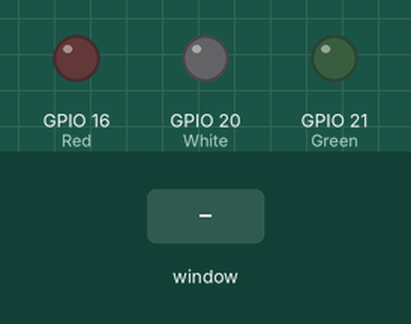
Bench run of a program on a simulated Raspberry Pi (BCM pin numbers). Parts: output pins drawn as LEDs (lit = HIGH). Inputs (shaded band) come from the test bench. The desktop window is not drawn, its controls go by their first labels and the mouse button is held 0.15 s. At 5.8 s the program stops and its outputs stay as they are.

Above: at 1.2 s.
1.3 s: control labelled "Red LED" in the window clicked
At 2.3 s:
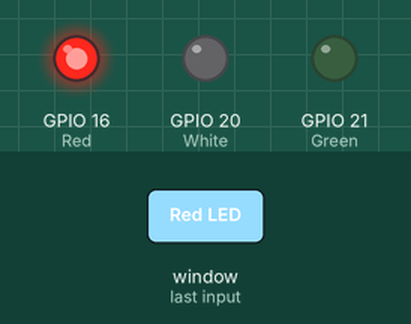
2.8 s: control labelled "White LED" in the window clicked
At 3.4 s:
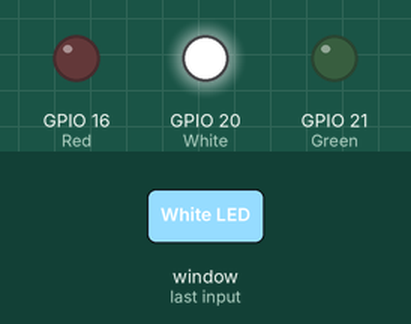
4.3 s: control labelled "Green LED" in the window clicked
At 4.6 s:
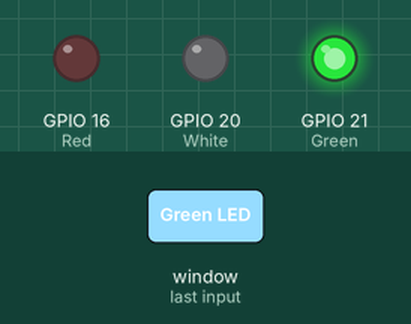
5.8 s: control labelled "EXIT WINDOW" in the window clicked
At 6.9 s:
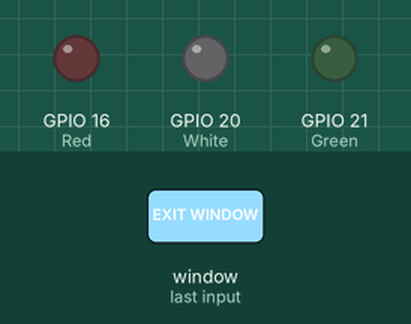
Timing chart, 0 to 7.3 s (numbered marks = the images above; inputs shaded):
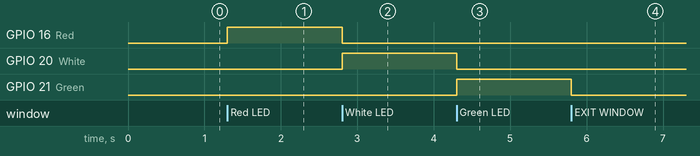

Measured:
- after the input at 1.3 s, GPIO 16 (Red): LOW → HIGH at once
- after the input at 2.8 s, GPIO 16 (Red): HIGH → LOW at once; GPIO 20 (White): LOW → HIGH at once
- after the input at 4.3 s, GPIO 20 (White): HIGH → LOW at once; GPIO 21 (Green): LOW → HIGH at once
- after the input at 5.8 s, GPIO 21 (Green): HIGH → LOW at once

The program:

gui.py
```python
from tkinter import *
import tkinter.font
from gpiozero import LED
import RPi.GPIO
RPi.GPIO.setmode(RPi.GPIO.BCM)

### LED PINS ###
Red = LED(16)
White = LED(20)
Green = LED(21)

### GUI DEFINITIONS ###
win = Tk()
win.title("LED BLINK")
myFont = tkinter.font.Font(family='Arial', size=12, weight="bold")

# Variable to store the selected LED color
selected_color = StringVar()

### LED Functions  ###

# Function to control the LEDs based on the selected color
def control_led():
    color = selected_color.get()
    if color == "Red":
        if Red.is_lit:
            Red.off()
        else:
            Red.on()
            White.off()
            Green.off()
    elif color == "White":
        if White.is_lit:
            White.off()
        else:
            White.on()
            Red.off()
            Green.off()
    elif color == "Green":
        if Green.is_lit:
            Green.off()
        else:
            Green.on()
            Red.off()
            White.off()

# Code for EXIT
def close():
    RPi.GPIO.cleanup()
    win.destroy()

### RADIO BUTTONS FOR LED ###
redRadio = Radiobutton(win, text="Red LED", variable=selected_color, value="Red", font=myFont,command=control_led)
redRadio.grid(row=0, column=1)

whiteRadio = Radiobutton(win, text="White LED", variable=selected_color, value="White", font=myFont,command=control_led)
whiteRadio.grid(row=0, column=3)

greenRadio = Radiobutton(win, text="Green LED", variable=selected_color, value="Green", font=myFont,command=control_led)
greenRadio.grid(row=0, column=6)

# Create a control button


exitButton = Button(win, text="EXIT WINDOW", font=myFont, command=close, bg='red')
exitButton.grid(row=2, column=3)

win.protocol("WM_DELETE_WINDOW", close)

win.mainloop()  # Loop forever
```
